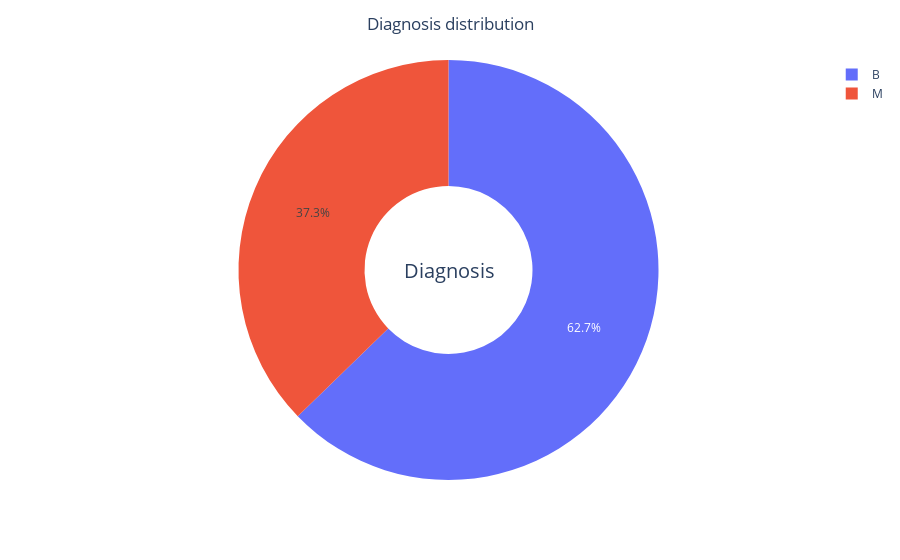

Notebook source saved alongside this figure:
### Code cell
fig1=px.pie(df_diag,values='Count',names='diagnosis',hole=0.4)
fig1.update_layout(title='Diagnosis distribution',title_x=.5,
                   annotations=[dict(text='Diagnosis',font_size=20, 
                   showarrow=False,height=800,width=700)])



fig1.show()

### Figure 1 — Plotly figure (JSON) as saved in the notebook; plotly's stock layout.template omitted (floating-point values rounded to 4 significant figures)
{"data": [{"domain": {"x": [0, 1], "y": [0, 1]}, "hole": 0.4, "hovertemplate": "diagnosis=%{label}<br>Count=%{value}<extra></extra>", "labels": ["B", "M"], "legendgroup": "", "name": "", "showlegend": true, "type": "pie", "values": [357, 212]}], "layout": {"annotations": [{"font": {"size": 20}, "height": 800, "showarrow": false, "text": "Diagnosis", "width": 700}], "legend": {"tracegroupgap": 0}, "margin": {"t": 60}, "title": {"text": "Diagnosis distribution", "x": 0.5}}}
